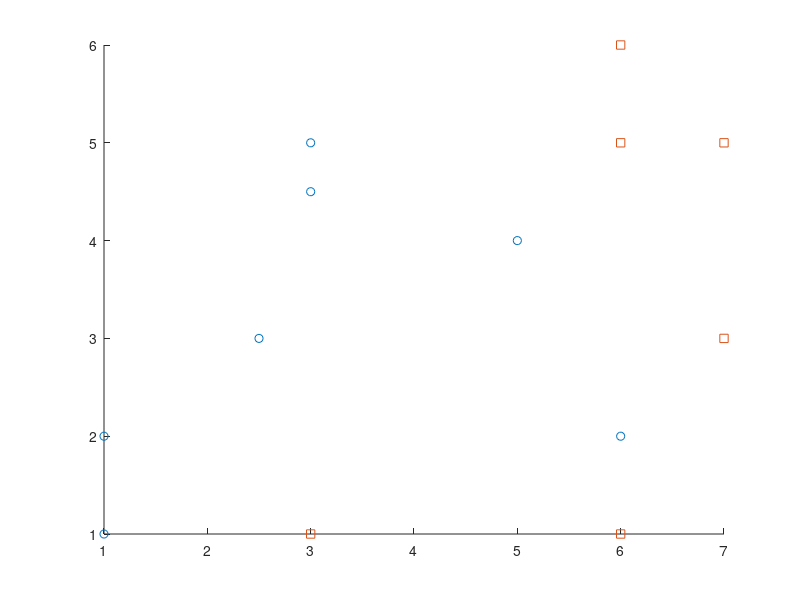

Write the MATLAB code that produced this figure. (Note: this script raises an error after producing the figure.)
clc;
clear all;
k= input("Enter the value of k: ");
class1 = [ 1 2; 3 5;1 1; 5 4 ; 6 2 ; 2.5 3 ; 3 4.5]; % data points of claas1
class2 = [ 7 5; 6 5; 7 3; 6 1; 3 1; 6 6];            % data points of claas2
test_input = input("Enter the value of test_data: ");
 for i= 1:length(class1)
    Square_difference=((class1(i,:)-test_input).^2); 
    Distance(i)=(Square_difference(1,1)+Square_difference(1,2))^0.5;   % distance from test_input
 end
j=i;
for i= 1:length(class2)
    Square_difference=((class2(i,:)-test_input).^2);
    Distance(i+j)=(Square_difference(1,1)+Square_difference(1,2))^0.5;
end
 n= sort(Distance);  % Sorting Distance array
 count_class1=0;
 count_class2=0;
 for i=1:k
     for j=1:length(Distance)
        if(n(i)==Distance(j))
            if(j>length(class1))
               count_class2=count_class2+1;
            else 
               count_class1=count_class1+1;
            end
        end
     end
 end
if(count_class1>count_class2)
    disp("Test Input belongs to class1");
else
    disp("Test Input belongs to class2");
end
figure,     %Ploting Results
u=scatter(class1(:,1),class1(:,2),'o'); hold on
v=scatter(class2(:,1),class2(:,2),'square'); hold on;
th = 0:pi/50:2*pi;
xunit = (n(k)+.1) * cos(th) + test_input(1,1);  % circle for k
yunit =(n(k)+0.1)* sin(th) + test_input(1,2);
plot(xunit, yunit,'r');hold on;
g=scatter(test_input(1,1),test_input(1,2),'*');
legend([u,v,g],'class1','class2','test input');hold off;
